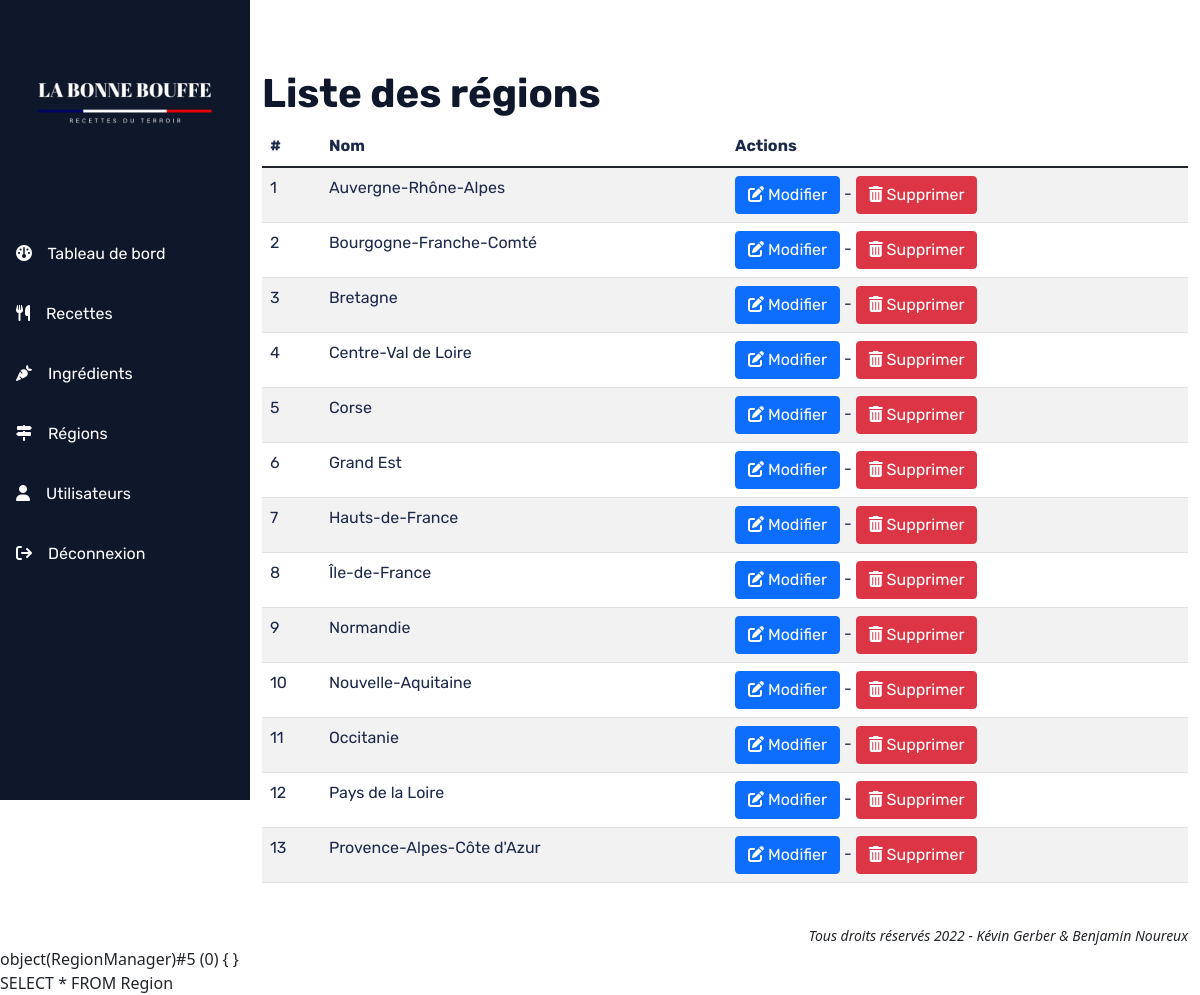
Screenshot of /index.php?p=region with the database file from the repository.
### tables this page shows
CREATE TABLE `Region` (
  `id` int NOT NULL,
  `nom` varchar(50) NOT NULL
);

### src/controller/RegionController.php (called while the page is built, shortened)
<?php
class RegionController
{
    private static string $tableName = 'Region';
    public static function index(): void
    {
        $manager = new RegionManager();
        var_dump($manager);
        $regions = $manager->getAll(RegionController::$tableName);
        require_once './src/view/regions/liste-regions.php';
    }
}

### src/model/manager/EntityManager.php (called while the page is built, shortened)
<?php
require_once './src/model/entity/Region.php';
class EntityManager
{
    public function getAll(string $entityName)
    {
        $entities = [];
        $bdd = DbManager::DBConnect();
        $sql = 'SELECT * FROM ' . htmlentities($entityName);
        print_r($sql);
        $requete = $bdd->query($sql);
        $requete->setFetchMode(PDO::FETCH_CLASS, $entityName);
        while ($entity = $requete->fetch()) {
            $entities[] = $entity;
        }
        return $entities;
    }
}

### src/model/entity/Region.php (called while the page is built, shortened)
<?php
class Region extends Entity
{
    protected int $id;
    protected string $nom;
    public function getId(): int
    {
        return $this->id;
    }
    public function getNom(): string
    {
        return $this->nom;
    }
}

### src/view/regions/liste-regions.php (the view, shortened to what this page needs)
<main>
    <div class="container-fluid">
        <div class="row">
            <div class="col">
                <h1>Liste des régions</h1>
                <table class="table table-striped">
                    <thead>
                    <th scope="col">#</th>
                    <th scope="col">Nom</th>
                    <th scope="col">Actions</th>
                    </thead>
                    <tbody>
                    <?php
                    foreach ($regions as $region): ?>
                        <tr>
                            <td><?= $region->getId(); ?></td>
                            <td><?= $region->getNom(); ?></td>
                            <td><a class="btn btn-primary" href='./index.php?p=region&action=edit&id=<?= $region->getId(); ?>'><i class="fa-solid fa-pen-to-square"></i> Modifier</a> - <a class="btn btn-danger" href="./index.php?p=region&action=delete&id=<?=$region->getId()?>"><i class="fa-solid fa-trash-can"></i> Supprimer</a></td>
                        </tr>
                    <?php endforeach; ?>
                    </tbody>
                </table>
            </div>
        </div>
    </div>
</main>

### public/css/style.css (style rules this page uses)
:root { --bg-dark: #0f172a; --title-dark: #0f172a; --text-light: #fefefe; --text-dark: #1C294A; }
body { display: grid; grid-template: "menu content" "menu content" "menu footer"; grid-template-columns: 250px 1fr; }
main { grid-area: content; }
h1, h2, h3, h4, h5, h6 { font-family: 'Rubik', 'sans-serif'; font-weight: bold; color: var(--title-dark); }
p, a, table, input, textarea, label { font-family: 'Rubik', 'sans-serif'; }
p, td, th, textarea, label, input[type='text'], input[type='email'], input[type='password'] { color: var(--text-dark) !important; }
main { padding-top: 70px; min-height: 90vh; }

### rows the page displays
region: id "1", nom "Auvergne-Rhône-Alpes"
region: id "2", nom "Bourgogne-Franche-Comté"
region: id "3", nom "Bretagne"
region: id "4", nom "Centre-Val de Loire"
region: id "5", nom "Corse"
region: id "6", nom "Grand Est"
region: id "7", nom "Hauts-de-France"
region: id "8", nom "Île-de-France"
region: id "9", nom "Normandie"
region: id "10", nom "Nouvelle-Aquitaine"
region: id "11", nom "Occitanie"
region: id "12", nom "Pays de la Loire"
region: id "13", nom "Provence-Alpes-Côte d'Azur"
